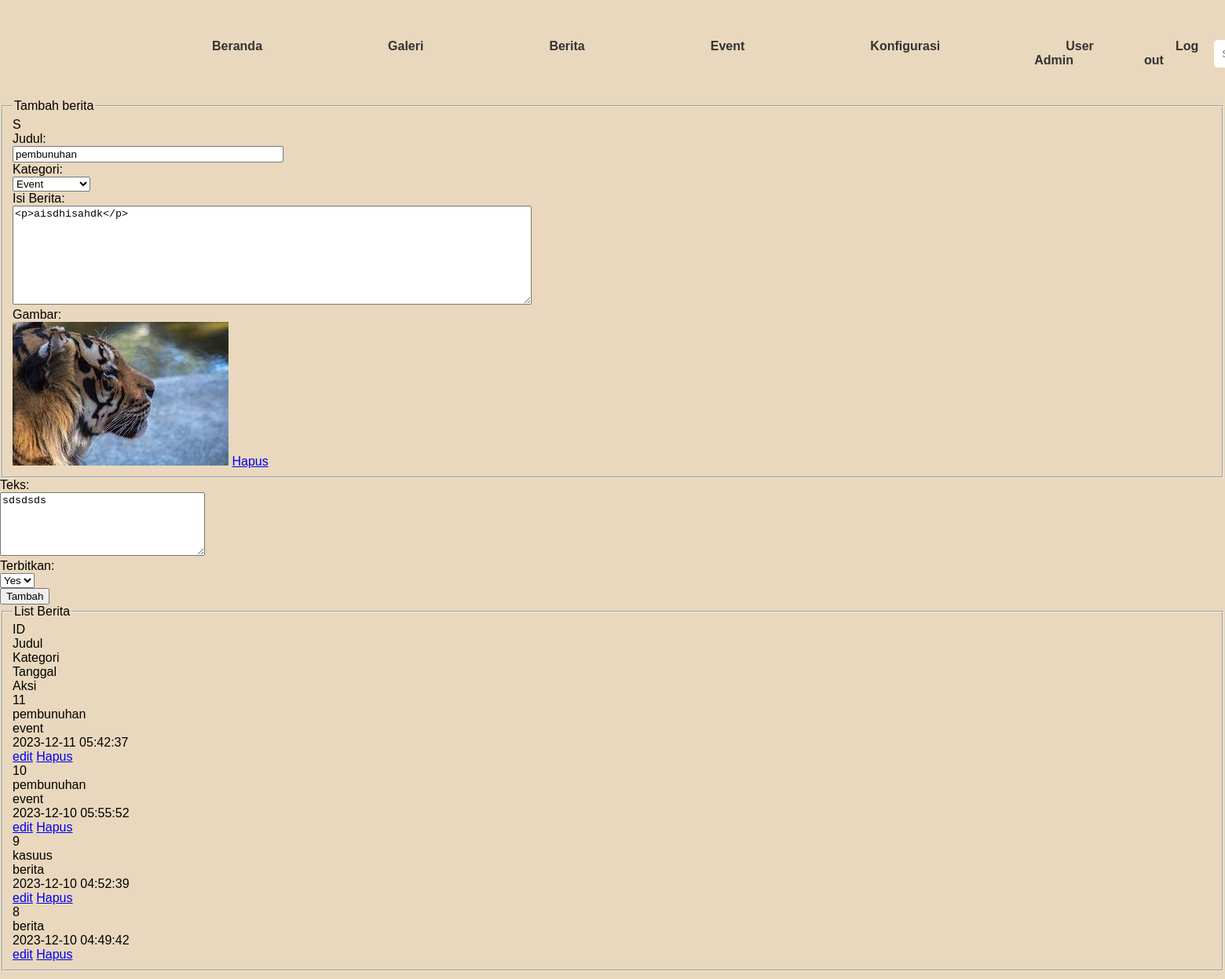
The app's page /admin/?mod=berita&act=edit&id=10 (signed in) with its own data.
### tables this page shows
CREATE TABLE `upload` (
  `ID` int(10) NOT NULL,
  `Judul` varchar(300) NOT NULL,
  `Isi` text NOT NULL,
  `Kategori` varchar(20) NOT NULL,
  `Gambar` varchar(255) NOT NULL,
  `Teks` varchar(255) NOT NULL,
  `Tanggal` varchar(20) NOT NULL,
  `View` bigint(10) NOT NULL,
  `Author` varchar(20) NOT NULL,
  `Post_type` varchar(20) NOT NULL,
  `Terbit` varchar(1) NOT NULL
);

### admin/berita.php (the view, shortened to what this page needs)
<?php
include("../code/koneksi.php");
if(isset($_GET['act']) && $_GET['act']=='edit'){
    $ID = (int)$_GET['id'];
    global $connect;
    $sql = mysqli_query($connect, "SELECT * FROM upload WHERE ID='$ID' ");
    while($b = mysqli_fetch_array($sql)){
        extract($b);
        $judul = $Judul;
        $isi = $Isi;
        $gambar = $Gambar;
        $teks = $Teks;
      }
    }
?>
<div class="w100">
    <form action="./?mod=berita" method="POST" enctype="multipart/form-data">
    <fieldset>S
        <legend>Tambah berita</legend>
        <div class="formnama">
            <label for="">Judul</label>:<br>
            <input type="text" name="judul" placeholder="Judul berita" value="<?=isset($judul) ? $judul : ''?>" size="40">
        </div>
        <div class="formnama">
            <label for="">Kategori</label>:<br>
            <select name="Kategori" id="">
                <?php
                global $connect;
                $hasil = mysqli_query($connect,"SELECT * FROM kategori WHERE terbit='1' ORDER BY ID DESC");
                print_r($hasil);
                while ($k = mysqli_fetch_array($hasil)){
                    echo '<option value="'.$k['alias'].'" '.($Kategori==$k['alias'] ? 'Selected' : '').' >'.$k['Kategori'].'</option>';
                }
                ?>
            </select>
        </div>
        <div class="formnama">
            <label for="">Isi Berita</label>:<br>
            <textarea name="isi" id="" cols="80" rows="8" class="summernote"><?=isset($isi) ? $isi : ''?></textarea>
        </div>
        <div class="formnama">
            <label for="">Gambar</label>:<br>
            <?php
                $gambar = isset($gambar) ? $gambar : '';
            if ($gambar && $ID) {
            echo '
            <div class="imgsedang">
            <input type="hidden" name="gambar" value="$gambar">
            <img src="' .URL_SITUS .$gambar. '">
            <a href="./?mod=berita&act=edit&hapusgambar=yes&id='.$ID.'">Hapus</a></div>
            </div>
            ';
            } else {
            echo '<input type="file" name="gambar">';
}
?>
        </div>
        <div class="formnama">
            <label for="">Teks</label>:<br>
            <textarea name="teks" id="" cols="30" rows="5"><?=isset($teks) ? $teks : ''?></textarea>
        </div>
        <div class="formnama">
            <label for="">Terbitkan</label>:<br>
            <select name="terbit" id="">
            <option value="1" <?= isset($b['Terbit']) && $b['Terbit'] == 1 ? 'selected' : '' ?> >Yes</option>
            </select>
        </div>
        <input type="submit" name="add" value="<?=isset($b['ID']) ? 'Edit' : 'Tambah'?>" class="btn-primary">
</div>
<div class="w100">
    <fieldset>
        <legend>List Berita</legend>
        <div class="w100 list fl bold bg_dark">
            <div class="w10 fl">ID</div>
            <div class="w40 fl">Judul</div>
            <div class="w20 fl">Kategori</div>
            <div class="w20 fl">Tanggal</div>
            <div class="w10 fl">Aksi</div>
        </div>
        <?php
        global $connect;
        $hasil = mysqli_query($connect,"SELECT * FROM upload ORDER BY ID DESC");
        while ($b = mysqli_fetch_array($hasil)){
            extract($b);
            ?>
            <div class="w100 list fl">
            <div class="w10 fl"><?=$ID;?></div>
            <div class="w40 fl"><?=$Judul;?></div>
            <div class="w20 fl"><?=$Kategori;?></div>
            <div class="w20 fl"><?=$Tanggal;?></div>
            <div class="w10 fl">
                <a href="./?mod=berita&act=edit&id=<?=$ID;?>" class="btn-primary pd5">edit</a>
                <a href="./?mod=berita&act=hapus&id=<?=$ID;?>" class="btn-red pd5">Hapus</a>
            </div>
        </div>
        <?php
        }
        ?>
    </fieldset>
</div>

### headers.css (style rules this page uses)
body { margin: 0; font-family: Arial, sans-serif; background-color: #f4f4f4; }

### records on screen
upload: judul "pembunuhan", isi "<p>aisdhisahdk</p>", Gambar (picture), teks "sdsdsds", ID "10", Judul "pembunuhan", Kategori "event", Tanggal "2023-12-10 05:55:52"
upload: ID "11", Judul "pembunuhan", Kategori "event", Tanggal "2023-12-11 05:42:37"
upload: ID "9", Judul "kasuus", Kategori "berita", Tanggal "2023-12-10 04:52:39"
upload: ID "8", Kategori "berita", Tanggal "2023-12-10 04:49:42"

### other values on screen
form field Kategori "Event"
